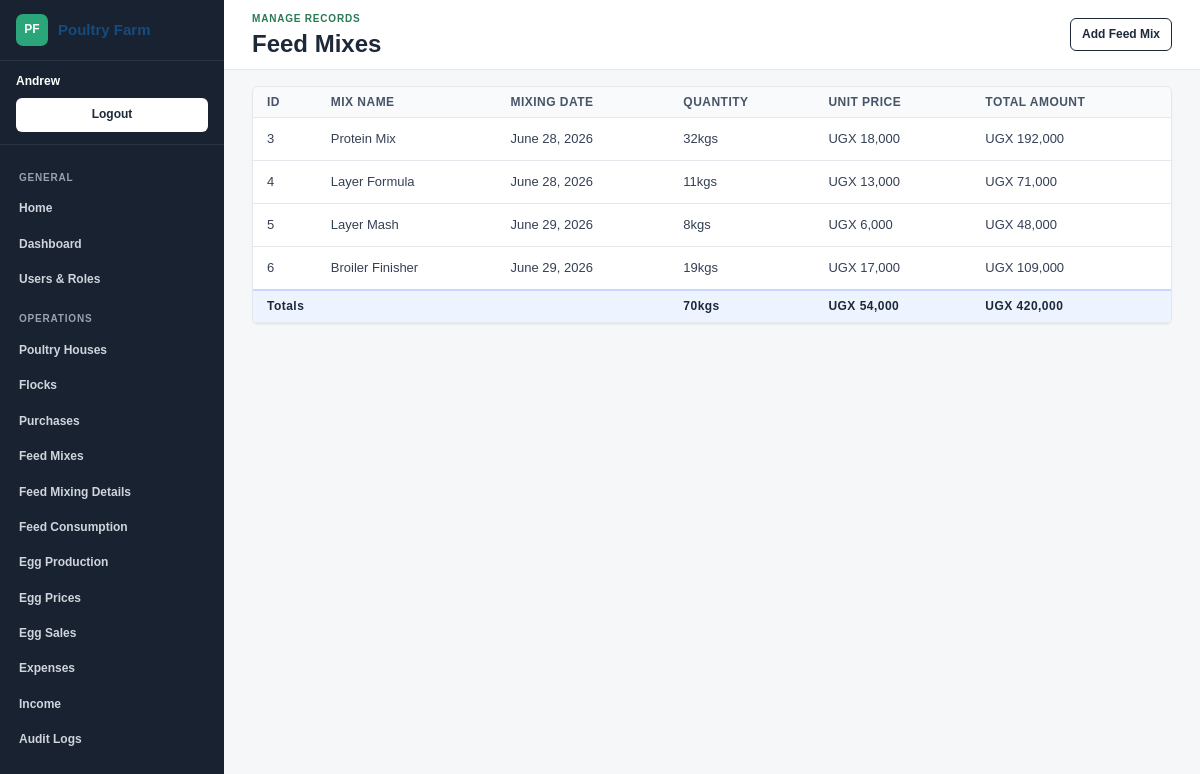
Page /records/feed-mixes/ (signed in) on the committed database.
### PoutryManagementSysyem/models.py (models this page shows, shortened)
class TimeStampedModel(models.Model):
    created_at = models.DateTimeField(auto_now_add=True)
    updated_at = models.DateTimeField(auto_now=True)
    class Meta:
        abstract = True

class FeedMix(TimeStampedModel):
    detail_properties = ['total_quantity', 'total_unit_price', 'total_cost', 'stock']
    LAYER_FORMULA = 'Layer Formula'
    GROWER_FORMULA = 'Grower Formula'
    PROTEIN_MIX = 'Protein Mix'
    EMPTY_FORMULA = 'Empty Formula'
    CHICK_STARTER = 'Chick Starter'
    BROILER_STARTER = 'Broiler Starter'
    BROILER_GROWER = 'Broiler Grower'
    BROILER_FINISHER = 'Broiler Finisher'
    LAYER_MASH = 'Layer Mash'
    GROWER_MASH = 'Grower Mash'
    DEVELOPER_MASH = 'Developer Mash'
    BREEDER_MASH = 'Breeder Mash'
    ENERGY_MIX = 'Energy Mix'
    UNLINKED_FORMULA = 'Unlinked Formula'
    CUSTOM_MIX = 'Custom Mix'
    MIX_NAME_CHOICES = [
        (LAYER_FORMULA, 'Layer Formula'),
        (GROWER_FORMULA, 'Grower Formula'),
        (PROTEIN_MIX, 'Protein Mix'),
        (CHICK_STARTER, 'Chick Starter'),
        (BROILER_STARTER, 'Broiler Starter'),
        (BROILER_GROWER, 'Broiler Grower'),
        (BROILER_FINISHER, 'Broiler Finisher'),
        (LAYER_MASH, 'Layer Mash'),
        (GROWER_MASH, 'Grower Mash'),
        (DEVELOPER_MASH, 'Developer Mash'),
        (BREEDER_MASH, 'Breeder Mash'),
        (ENERGY_MIX, 'Energy Mix'),
        (EMPTY_FORMULA, 'Empty Formula'),
        (UNLINKED_FORMULA, 'Unlinked Formula'),
        (CUSTOM_MIX, 'Custom Mix'),
    ]
    MIX_INGREDIENTS = {
        LAYER_FORMULA: ['Maize Bran', 'Whole Maize', 'Maize Germ', 'Wheat Bran', 'Rice Bran', 'Soya', 'Soybean Meal', 'Cotton Cake', 'Sunflower Cake', 'Concentrate', 'Fish Meal', 'Blood Meal', 'Bone Meal', 'Meat And Bone Meal', 'Shell', 'Oyster Shell', 'Limestone', 'DCP', 'Salt', 'Vitamin Premix', 'Mineral Premix', 'Lysine', 'Methionine', 'Toxin Binder'],
        GROWER_FORMULA: ['Maize Bran', 'Whole Maize', 'Maize Germ', 'Wheat Bran', 'Wheat Pollard', 'Soya', 'Soybean Meal', 'Cotton Cake', 'Groundnut Cake', 'Concentrate', 'Fish Meal', 'Bone Meal', 'Salt', 'Vitamin Premix', 'Mineral Premix', 'Lysine', 'Methionine'],
        PROTEIN_MIX: ['Soya', 'Soybean Meal', 'Cotton Cake', 'Groundnut Cake', 'Sunflower Cake', 'Sesame Cake', 'Palm Kernel Cake', 'Concentrate', 'Fish Meal', 'Blood Meal', 'Bone Meal', 'Meat And Bone Meal', 'Vitamin Premix', 'Amino Acid Premix', 'Lysine', 'Methionine'],
        CHICK_STARTER: ['Chick Starter', 'Chick Mash', 'Maize Bran', 'Whole Maize', 'Soya', 'Soybean Meal', 'Fish Meal', 'Blood Meal', 'Bone Meal', 'DCP', 'Vitamin Premix', 'Mineral Premix', 'Lysine', 'Methionine'],
        BROILER_STARTER: ['Broiler Starter', 'Broiler Pellets', 'Maize Bran', 'Whole Maize', 'Soya', 'Soybean Meal', 'Fish Meal', 'Blood Meal', 'Bone Meal', 'DCP', 'Vitamin Premix', 'Mineral Premix', 'Lysine', 'Methionine'],
        BROILER_GROWER: ['Broiler Grower', 'Broiler Pellets', 'Maize Bran', 'Whole Maize', 'Wheat Bran', 'Soya', 'Soybean Meal', 'Cotton Cake', 'Groundnut Cake', 'Concentrate', 'Bone Meal', 'DCP', 'Vitamin Premix', 'Lysine', 'Methionine'],
        BROILER_FINISHER: ['Broiler Finisher', 'Broiler Pellets', 'Maize Bran', 'Whole Maize', 'Wheat Bran', 'Soya', 'Soybean Meal', 'Cotton Cake', 'Groundnut Cake', 'Concentrate', 'Bone Meal', 'DCP', 'Vitamin Premix', 'Lysine', 'Methionine'],
        LAYER_MASH: ['Layer Mash', 'Layer Pellets', 'Maize Bran', 'Whole Maize', 'Maize Germ', 'Wheat Bran', 'Soya', 'Soybean Meal', 'Cotton Cake', 'Shell', 'Oyster Shell', 'Limestone', 'DCP', 'Salt', 'Vitamin Premix', 'Mineral Premix', 'Lysine', 'Methionine'],
        GROWER_MASH: ['Grower Mash', 'Grower Pellets', 'Maize Bran', 'Whole Maize', 'Wheat Bran', 'Soya', 'Soybean Meal', 'Cotton Cake', 'Concentrate', 'Salt', 'Vitamin Premix', 'Mineral Premix'],
        DEVELOPER_MASH: ['Maize Bran', 'Whole Maize', 'Wheat Bran', 'Wheat Pollard', 'Soya', 'Soybean Meal', 'Cotton Cake', 'Concentrate', 'Bone Meal', 'DCP', 'Salt', 'Vitamin Premix', 'Mineral Premix'],
        BREEDER_MASH: ['Maize Bran', 'Whole Maize', 'Soya', 'Soybean Meal', 'Cotton Cake', 'Fish Meal', 'Bone Meal', 'Shell', 'Oyster Shell', 'Limestone', 'DCP', 'Vitamin Premix', 'Mineral Premix', 'Lysine', 'Methionine'],
        ENERGY_MIX: ['Maize Bran', 'Whole Maize', 'Maize Germ', 'Wheat Bran', 'Wheat Pollard', 'Rice Bran', 'Broken Rice', 'Sorghum', 'Millet', 'Cassava Flour', 'Sunflower Cake', 'Concentrate', 'Molasses'],
        CUSTOM_MIX: [item_name for item_name, _ in Purchase.ITEM_NAME_CHOICES],
    }
    mix_name = models.CharField(max_length=120, choices=MIX_NAME_CHOICES)
    item_name = models.CharField(max_length=120, choices=Purchase.ITEM_NAME_CHOICES, default='Maize Bran')
    purchase = models.ForeignKey(
        Purchase,
        on_delete=models.PROTECT,
        related_name='feed_mixes',
        null=True,
        blank=True,
    )
    mixing_date = models.DateField(default=timezone.localdate)
    quantity = models.DecimalField(max_digits=12, decimal_places=2, default=0)
    unit_price = models.DecimalField(max_digits=12, decimal_places=2, default=0)
    total_amount = models.DecimalField(max_digits=12, decimal_places=2, editable=False, default=0)
    stock = models.DecimalField(max_digits=12, decimal_places=2, default=0)
    remarks = models.TextField(blank=True)
    class Meta:
        ordering = ['-mixing_date', 'mix_name']
    @property
    def total_quantity(self):
        detail_total = self.details.aggregate(total=Sum('quantity'))['total']
        return detail_total if detail_total is not None else self.quantity
    @property
    def total_cost(self):
        detail_total = self.details.aggregate(total=Sum('total_price'))['total']
        return detail_total if detail_total is not None else self.total_amount
    @property
    def total_unit_price(self):
        detail_total = self.details.aggregate(total=Sum('unit_price'))['total']
        return detail_total if detail_total is not None else self.unit_price

### PoutryManagementSysyem/views.py (the view)
# urls.py: path('records/<slug:model_slug>/', views.record_list, name='record_list'),
@login_required
def record_list(request, model_slug):
    config = get_crud_config(model_slug)
    if not config:
        return redirect('poultry:crud_index')
    require_model_permission(request, config['model'], 'view')
    objects = config['model'].objects.order_by('id')
    return render(request, 'PoutryManagementSysyem/record_list.html', {
        'config': config,
        'model_slug': model_slug,
        'columns': [format_label(column) for column in config['columns']],
        'rows': list_rows(objects, config['columns']),
        'calculations': list_calculations(model_slug),
        'total_row': list_total_row(model_slug),
        'can_add': not config.get('read_only') and has_model_permission(request.user, config['model'], 'add'),
        'can_change': not config.get('read_only') and has_model_permission(request.user, config['model'], 'change'),
        'can_delete': not config.get('read_only') and has_model_permission(request.user, config['model'], 'delete'),
    })

### PoutryManagementSysyem/views.py (called while the page is built)
def get_crud_config(slug):
    return CRUD_MODELS.get(slug)

def model_permission(model, action):
    return f'{model._meta.app_label}.{action}_{model._meta.model_name}'

def has_model_permission(user, model, action):
    return user.has_perm(model_permission(model, action))

def require_model_permission(request, model, action):
    if not has_model_permission(request.user, model, action):
        raise PermissionDenied

def format_label(value):
    labels = {
        'inventory_item': 'Purchased Item',
        'purchase': 'Purchased Item',
        'total_quantity': 'Quantity',
        'total_unit_price': 'Unit Price',
        'total_cost': 'Total Amount',
        'stock': 'Stock',
        'number_of_birds': 'Number Of Birds Purchased',
        'remarks_status': 'Remarks',
    }
    if value in labels:
        return labels[value]
    return value.replace('_', ' ').title()

def format_decimal(value):
    decimal_value = Decimal(value)
    if decimal_value == decimal_value.to_integral():
        return f'{decimal_value:,.0f}'
    return f'{decimal_value.normalize():,f}'

def display_unit(unit, quantity):
    units = {
        'kg': 'kg' if Decimal(quantity) == Decimal('1') else 'kgs',
        'pc': 'pc' if Decimal(quantity) == Decimal('1') else 'pcs',
        'litre': 'litre' if Decimal(quantity) == Decimal('1') else 'litres',
        'bottle': 'bottle' if Decimal(quantity) == Decimal('1') else 'bottles',
    }
    return units.get(unit, unit)

def format_currency(value):
    return f'UGX {Decimal(value):,.0f}'

def format_quantity_with_unit(quantity, unit):
    return f'{format_decimal(quantity)}{display_unit(unit, quantity)}'

def list_rows(objects, columns):
    rows = []
    for obj in objects:
        rows.append({
            'object': obj,
            'values': [
                {
                    'label': format_label(column),
                    'value': format_cell_value(obj, column),
                }
                for column in columns
            ],
        })
    return rows

def list_calculations(model_slug):
    return []

def total_for(queryset, field):
    return queryset.aggregate(total=Sum(field))['total'] or Decimal('0')

### PoutryManagementSysyem/templates/PoutryManagementSysyem/record_list.html (shortened to what this page needs)
{% extends 'PoutryManagementSysyem/base_app.html' %}
{% block eyebrow %}Manage records{% endblock %}
{% block page_title %}{{ config.title }}{% endblock %}
{% block page_actions %}
    {% if can_add %}
        <a href="{% url 'poultry:record_create' model_slug %}">Add {{ config.singular }}</a>
    {% endif %}
{% endblock %}
{% block content %}
    <section class="table-panel record-table record-table-{{ model_slug }}">
        <table>
            <colgroup>
                {% for column in columns %}
                    <col>
                {% endfor %}
                <col class="actions-col">
            </colgroup>
            <thead>
                <tr>
                    {% for column in columns %}
                        <th>{{ column }}</th>
                    {% endfor %}
                </tr>
            </thead>
            <tbody>
                {% for row in rows %}
                    <tr>
                        {% for item in row.values %}
                            <td>{{ item.value|default:"-" }}</td>
                        {% endfor %}
                    </tr>
                {% empty %}
                    <tr>
                        <td colspan="{{ columns|length|add:1 }}">No records found.</td>
                    </tr>
                {% endfor %}
            </tbody>
            {% if total_row %}
                <tfoot>
                    <tr class="totals-row">
                        {% if total_row.cells %}
                            <th colspan="{{ total_row.label_colspan|default:1 }}">{{ total_row.label }}</th>
                            {% for cell in total_row.cells %}
                                <th>{{ cell }}</th>
                            {% endfor %}
                        {% else %}
                            <th colspan="3">{{ total_row.label }}</th>
                            <th>{{ total_row.quantity_display|default:total_row.quantity }}</th>
                            <th>{{ total_row.unit_price_display|default:total_row.unit_price }}</th>
                            <th>{{ total_row.total_price_display|default:total_row.total_price }}</th>
                            <th></th>
                        {% endif %}
                    </tr>
                </tfoot>
            {% endif %}
        </table>
    </section>
{% endblock %}

### PoutryManagementSysyem/templates/PoutryManagementSysyem/base_app.html (shortened to what this page needs)
{% load static %}
<!doctype html>
<html lang="en">
<head>
    <link rel="stylesheet" href="{% static 'PoutryManagementSysyem/styles.css' %}">
</head>
<body class="admin-layout">
    <aside class="app-sidebar" aria-label="Application navigation">
        <a class="sidebar-brand" href="/">
            <span>PF</span>
            <strong>Poultry Farm</strong>
        </a>
        {% if user.is_authenticated %}
            <div class="sidebar-user">
                <span>{{ user.get_username }}</span>
                <form method="post" action="{% url 'logout' %}">
                    <button type="submit">Logout</button>
                </form>
            </div>
        {% endif %}
        <nav class="sidebar-nav">
            <span class="nav-section">General</span>
            <a href="/">Home</a>
            <a href="{% url 'poultry:dashboard' %}">Dashboard</a>
            {% if perms.auth.view_user or perms.auth.view_group %}
                <a href="{% url 'poultry:user_list' %}">Users & Roles</a>
            {% endif %}
            <span class="nav-section">Operations</span>
            {% if perms.PoutryManagementSysyem.view_poultryhouse %}
                <a href="{% url 'poultry:record_list' 'houses' %}">Poultry Houses</a>
            {% endif %}
            {% if perms.PoutryManagementSysyem.view_flock %}
                <a href="{% url 'poultry:record_list' 'flocks' %}">Flocks</a>
            {% endif %}
            {% if perms.PoutryManagementSysyem.view_purchase %}
                <a href="{% url 'poultry:record_list' 'purchases' %}">Purchases</a>
            {% endif %}
            {% if perms.PoutryManagementSysyem.view_feedmix %}
                <a href="{% url 'poultry:record_list' 'feed-mixes' %}">Feed Mixes</a>
            {% endif %}
            {% if perms.PoutryManagementSysyem.view_feedmixdetail %}
                <a href="{% url 'poultry:record_list' 'feed-mix-details' %}">Feed Mixing Details</a>
            {% endif %}
            {% if perms.PoutryManagementSysyem.view_feedconsumption %}
                <a href="{% url 'poultry:record_list' 'feed-consumption' %}">Feed Consumption</a>
            {% endif %}
            {% if perms.PoutryManagementSysyem.view_eggproduction %}
                <a href="{% url 'poultry:record_list' 'egg-production' %}">Egg Production</a>
            {% endif %}
            {% if perms.PoutryManagementSysyem.view_eggprice %}
                <a href="{% url 'poultry:record_list' 'egg-prices' %}">Egg Prices</a>
            {% endif %}
            {% if perms.PoutryManagementSysyem.view_eggsale %}
                <a href="{% url 'poultry:record_list' 'egg-sales' %}">Egg Sales</a>
            {% endif %}
            {% if perms.PoutryManagementSysyem.view_expense %}
                <a href="{% url 'poultry:record_list' 'expenses' %}">Expenses</a>
            {% endif %}
            {% if perms.PoutryManagementSysyem.view_income %}
                <a href="{% url 'poultry:record_list' 'income' %}">Income</a>
            {% endif %}
            {% if perms.PoutryManagementSysyem.view_auditlog %}
                <a href="{% url 'poultry:record_list' 'audit-logs' %}">Audit Logs</a>
            {% endif %}
        </nav>
    </aside>
    <div class="app-shell">
        <header class="app-topbar">
            <div>
                <div class="eyebrow">{% block eyebrow %}Farm management{% endblock %}</div>
                <h1>{% block page_title %}Poultry Management{% endblock %}</h1>
            </div>
            <nav class="actions">
                {% block page_actions %}{% endblock %}
            </nav>
        </header>
        <main class="app-main">
            {% block content %}{% endblock %}
        </main>
    </div>
</body>
</html>

### rows in the picture
FeedMix: value "3" "Protein Mix" "June 28, 2026" "32kgs" "UGX 18,000" "UGX 192,000"
FeedMix: value "4" "Layer Formula" "June 28, 2026" "11kgs" "UGX 13,000" "UGX 71,000"
FeedMix: value "5" "Layer Mash" "June 29, 2026" "8kgs" "UGX 6,000" "UGX 48,000"
FeedMix: value "6" "Broiler Finisher" "June 29, 2026" "19kgs" "UGX 17,000" "UGX 109,000"

### other values in the picture
{{ user.get_username }} "Andrew"
{{ config.title }} "Feed Mixes"
{{ config.singular }} "Feed Mix"
{{ column }} "ID" "MIX NAME" "MIXING DATE" "QUANTITY" "UNIT PRICE" "TOTAL AMOUNT"
{{ total_row.label }} "Totals"
{{ cell }} "70kgs" "UGX 54,000" "UGX 420,000"
